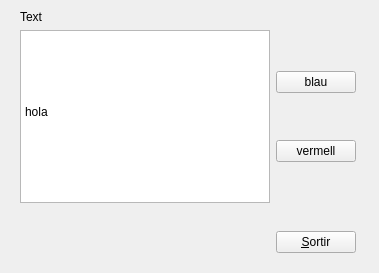
<?xml version="1.0" encoding="UTF-8"?>
<ui version="4.0">
 <class>myForm</class>
 <widget class="QWidget" name="myForm">
  <property name="geometry">
   <rect>
    <x>0</x>
    <y>0</y>
    <width>379</width>
    <height>273</height>
   </rect>
  </property>
  <property name="windowTitle">
   <string>Form</string>
  </property>
  <property name="styleSheet">
   <string notr="true"/>
  </property>
  <widget class="QWidget" name="">
   <property name="geometry">
    <rect>
     <x>20</x>
     <y>10</y>
     <width>336</width>
     <height>243</height>
    </rect>
   </property>
   <layout class="QVBoxLayout" name="verticalLayout_2">
    <item>
     <widget class="QLabel" name="text">
      <property name="text">
       <string>Text</string>
      </property>
     </widget>
    </item>
    <item>
     <layout class="QHBoxLayout" name="horizontalLayout">
      <item>
       <widget class="QTextBrowser" name="textField">
        <property name="html">
         <string>&lt;!DOCTYPE HTML PUBLIC &quot;-//W3C//DTD HTML 4.0//EN&quot; &quot;http://www.w3.org/TR/REC-html40/strict.dtd&quot;&gt;
&lt;html&gt;&lt;head&gt;&lt;meta name=&quot;qrichtext&quot; content=&quot;1&quot; /&gt;&lt;style type=&quot;text/css&quot;&gt;
p, li { white-space: pre-wrap; }
&lt;/style&gt;&lt;/head&gt;&lt;body style=&quot; font-family:'Sans Serif'; font-size:9pt; font-weight:400; font-style:normal;&quot;&gt;
&lt;p align=&quot;justify&quot; style=&quot;-qt-paragraph-type:empty; margin-top:0px; margin-bottom:0px; margin-left:0px; margin-right:0px; -qt-block-indent:0; text-indent:0px;&quot;&gt;&lt;br /&gt;&lt;/p&gt;
&lt;p align=&quot;justify&quot; style=&quot;-qt-paragraph-type:empty; margin-top:0px; margin-bottom:0px; margin-left:0px; margin-right:0px; -qt-block-indent:0; text-indent:0px;&quot;&gt;&lt;br /&gt;&lt;/p&gt;
&lt;p align=&quot;justify&quot; style=&quot;-qt-paragraph-type:empty; margin-top:0px; margin-bottom:0px; margin-left:0px; margin-right:0px; -qt-block-indent:0; text-indent:0px;&quot;&gt;&lt;br /&gt;&lt;/p&gt;
&lt;p align=&quot;justify&quot; style=&quot;-qt-paragraph-type:empty; margin-top:0px; margin-bottom:0px; margin-left:0px; margin-right:0px; -qt-block-indent:0; text-indent:0px;&quot;&gt;&lt;br /&gt;&lt;/p&gt;
&lt;p align=&quot;justify&quot; style=&quot;-qt-paragraph-type:empty; margin-top:0px; margin-bottom:0px; margin-left:0px; margin-right:0px; -qt-block-indent:0; text-indent:0px;&quot;&gt;&lt;br /&gt;&lt;/p&gt;
&lt;p align=&quot;justify&quot; style=&quot; margin-top:0px; margin-bottom:0px; margin-left:0px; margin-right:0px; -qt-block-indent:0; text-indent:0px;&quot;&gt;hola&lt;/p&gt;&lt;/body&gt;&lt;/html&gt;</string>
        </property>
       </widget>
      </item>
      <item>
       <layout class="QVBoxLayout" name="verticalLayout">
        <item>
         <spacer name="verticalSpacer_2">
          <property name="orientation">
           <enum>Qt::Vertical</enum>
          </property>
          <property name="sizeHint" stdset="0">
           <size>
            <width>20</width>
            <height>40</height>
           </size>
          </property>
         </spacer>
        </item>
        <item>
         <widget class="QPushButton" name="buttonBlue">
          <property name="cursor">
           <cursorShape>OpenHandCursor</cursorShape>
          </property>
          <property name="text">
           <string>blau</string>
          </property>
         </widget>
        </item>
        <item>
         <spacer name="verticalSpacer">
          <property name="orientation">
           <enum>Qt::Vertical</enum>
          </property>
          <property name="sizeHint" stdset="0">
           <size>
            <width>20</width>
            <height>18</height>
           </size>
          </property>
         </spacer>
        </item>
        <item>
         <widget class="QPushButton" name="buttonRed">
          <property name="text">
           <string>vermell</string>
          </property>
         </widget>
        </item>
        <item>
         <spacer name="verticalSpacer_3">
          <property name="orientation">
           <enum>Qt::Vertical</enum>
          </property>
          <property name="sizeHint" stdset="0">
           <size>
            <width>20</width>
            <height>40</height>
           </size>
          </property>
         </spacer>
        </item>
       </layout>
      </item>
     </layout>
    </item>
    <item>
     <spacer name="verticalSpacer_4">
      <property name="orientation">
       <enum>Qt::Vertical</enum>
      </property>
      <property name="sizeHint" stdset="0">
       <size>
        <width>20</width>
        <height>40</height>
       </size>
      </property>
     </spacer>
    </item>
    <item>
     <layout class="QHBoxLayout" name="horizontalLayout_2">
      <item>
       <spacer name="horizontalSpacer">
        <property name="orientation">
         <enum>Qt::Horizontal</enum>
        </property>
        <property name="sizeHint" stdset="0">
         <size>
          <width>258</width>
          <height>20</height>
         </size>
        </property>
       </spacer>
      </item>
      <item>
       <widget class="QPushButton" name="exitButton">
        <property name="text">
         <string>&amp;Sortir</string>
        </property>
       </widget>
      </item>
     </layout>
    </item>
   </layout>
  </widget>
 </widget>
 <resources/>
 <connections>
  <connection>
   <sender>exitButton</sender>
   <signal>clicked()</signal>
   <receiver>myForm</receiver>
   <slot>close()</slot>
   <hints>
    <hint type="sourcelabel">
     <x>343</x>
     <y>239</y>
    </hint>
    <hint type="destinationlabel">
     <x>205</x>
     <y>105</y>
    </hint>
   </hints>
  </connection>
 </connections>
</ui>
